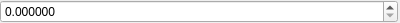
<?xml version="1.0" encoding="UTF-8"?>
<ui version="4.0">
 <class>FloatEdit</class>
 <widget class="QWidget" name="FloatEdit">
  <property name="geometry">
   <rect>
    <x>0</x>
    <y>0</y>
    <width>400</width>
    <height>20</height>
   </rect>
  </property>
  <property name="windowTitle">
   <string>Form</string>
  </property>
  <layout class="QHBoxLayout" name="horizontalLayout">
   <property name="spacing">
    <number>2</number>
   </property>
   <property name="leftMargin">
    <number>0</number>
   </property>
   <property name="topMargin">
    <number>0</number>
   </property>
   <property name="rightMargin">
    <number>2</number>
   </property>
   <property name="bottomMargin">
    <number>0</number>
   </property>
   <item>
    <widget class="QDoubleSpinBox" name="doubleSpinBox">
     <property name="decimals">
      <number>6</number>
     </property>
    </widget>
   </item>
  </layout>
 </widget>
 <resources/>
 <connections/>
</ui>
